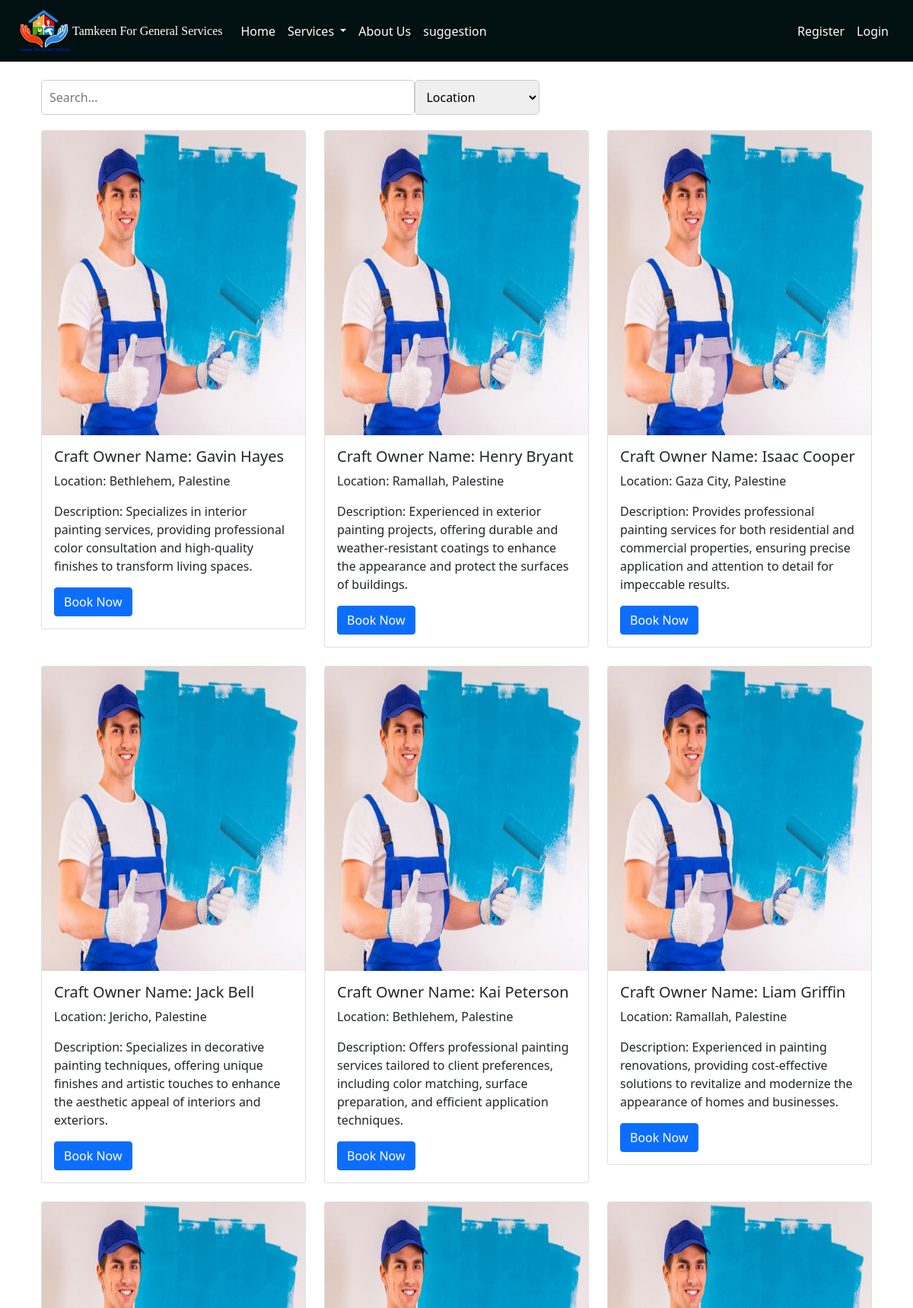
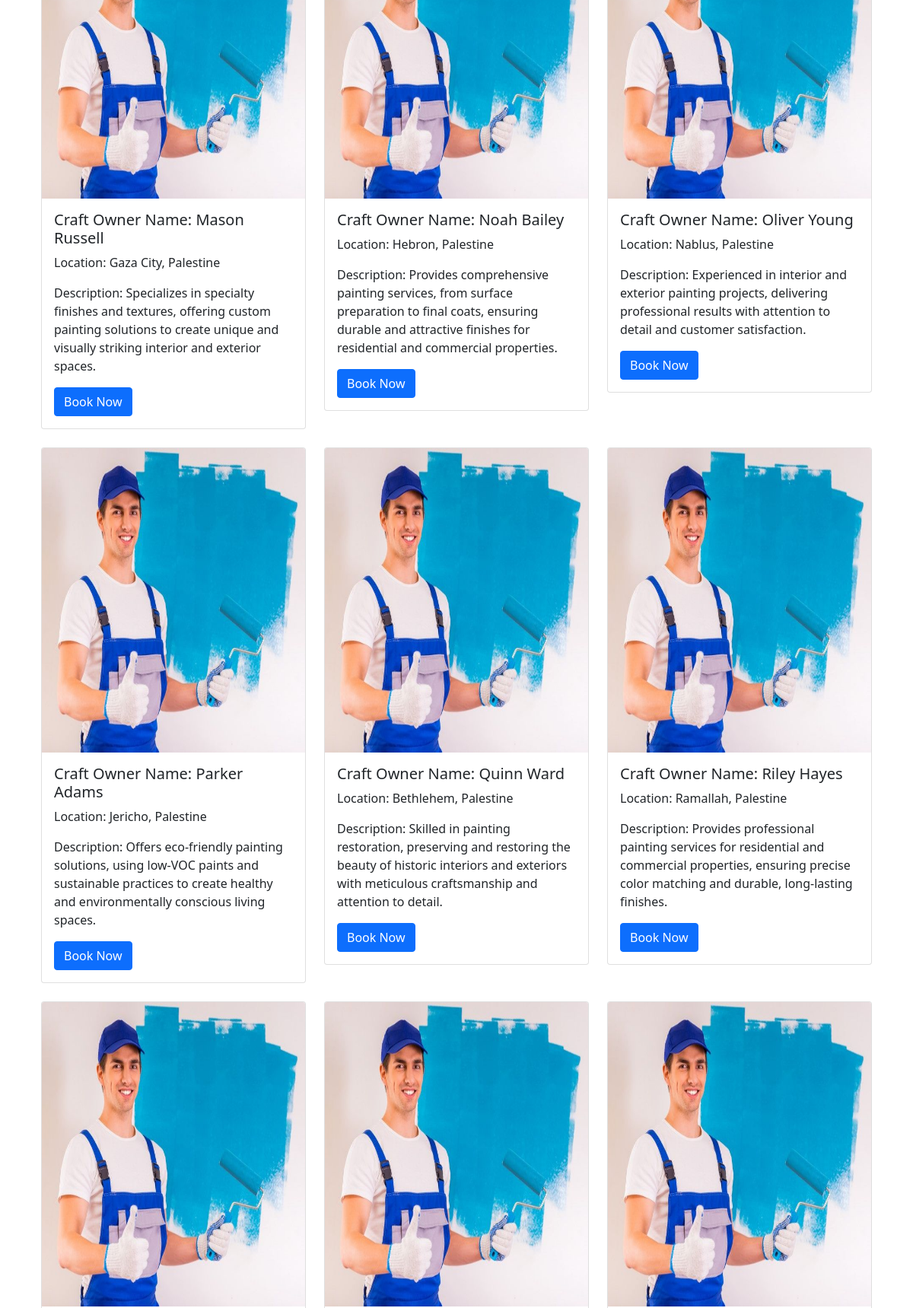
/Painting (upper part), run on the app's committed database (2 pictures, top to bottom).
### pythonic/models.py (models this page shows, shortened)
class User(db.Model, UserMixin):
    id = db.Column(db.Integer, primary_key=True)
    username = db.Column(db.String(25), unique=True, nullable=False)
    email = db.Column(db.String(125), unique=True, nullable=False)
    image_file = db.Column(db.String(20), nullable=False, default="prf.jpg")
    password = db.Column(db.String(60), nullable=False)
    address = db.Column(db.String(25), nullable=False)
    contactNumber = db.Column(db.String(10), nullable=False)  # Assuming mobile number is 10 digits long
    user_type = db.Column(db.String(20), nullable=False)
    service_type = db.Column(db.String(20), nullable=True)  # Set nullable to True
    description = db.Column(db.Text, nullable=True)  # Set nullable to True
    service_id = db.Column(db.Integer, db.ForeignKey("service.id"), nullable=True)
    availability = db.relationship('Availability', uselist=False, backref='owner', lazy=True)  # One-to-one relationship
    works=db.relationship("Work", backref="maker", lazy=True)

### pythonic/routes.py (the view)
@app.route('/Painting')
def Painting():
    Painting_users = get_Painting_users_from_database()
    return render_template('Painting.html', Painting_users=Painting_users)

### instance/helper.py (called while the page is built)
def get_Painting_users_from_database():
    Painting_users = User.query.filter_by(service_type='Painting').all()
    return Painting_users

### pythonic/templates/Painting.html (shortened to what this page needs)
<!DOCTYPE html>
<html lang="en">
<head>
  <link href="{{ url_for('static', filename='css/bootstrap.min.css') }}" rel="stylesheet">
</head>
<body>
  {% extends "layout.html" %}
  {% block content %}
  <br>
  <div class="container">
    <div class="search-container">
      <input type="text" id="searchInput" placeholder="Search...">
      <select id="filterSelect">
        <option value="location">Location</option>
      </select>
    </div>
    <div class="row row-cols-1 row-cols-md-3 g-4" id="cardContainer">
      {% for user in Painting_users %}
      <div class="col">
        <div class="card solution_card" data-location="{{ user.address }}" data-craftowner="{{ user.username }}">
          <img src="{{ url_for('static', filename=user.image_file) }}" style="height: 400px;" class="card-img-top" alt="plumbing image">
          <div class="card-body">
            <h5 class="card-title">Craft Owner Name: {{ user.username }}</h5>
            <p class="card-text">Location: {{ user.address }}</p>
            <p class="card-text">Description: {{ user.description }}</p>
            <a href="{{ url_for('booking') }}" class="btn btn-primary">Book Now</a>
          </div>
        </div>
      </div>
      {% endfor %}
    </div>
  </div>
  <br>
  {% endblock %}

### pythonic/static/main.css (style rules this page uses)
.container { object-fit:fill; margin: auto; }

### pythonic/templates/Painting.html (style rules this page uses)
.card { transition: transform 0.3s, box-shadow 0.3s; }
.search-container { display: flex; align-items: center; margin-bottom: 20px; }
#searchInput { width: 45%; padding: 10px; border: 1px solid #ccc; border-radius: 5px; font-size: 16px; }
#filterSelect { width: 15%; padding: 10px; border: 1px solid #ccc; border-radius: 5px; font-size: 16px; }

### data on the page
User: image_file (picture), username "Gavin Hayes", address "Bethlehem, Palestine", description "Specializes in interior painting services, providing professional color consultation and high-quality finishes to transform living spaces."
User: image_file (picture), username "Henry Bryant", address "Ramallah, Palestine", description "Experienced in exterior painting projects, offering durable and weather-resistant coatings to enhance the appearance and protect the surfaces of buildings."
User: image_file (picture), username "Isaac Cooper", address "Gaza City, Palestine", description "Provides professional painting services for both residential and commercial properties, ensuring precise application and attention to detail for impeccable results."
User: image_file (picture), username "Jack Bell", address "Jericho, Palestine", description "Specializes in decorative painting techniques, offering unique finishes and artistic touches to enhance the aesthetic appeal of interiors and exteriors."
User: image_file (picture), username "Kai Peterson", address "Bethlehem, Palestine", description "Offers professional painting services tailored to client preferences, including color matching, surface preparation, and efficient application techniques."
User: image_file (picture), username "Liam Griffin", address "Ramallah, Palestine", description "Experienced in painting renovations, providing cost-effective solutions to revitalize and modernize the appearance of homes and businesses."
User: image_file (picture), username "Mason Russell", address "Gaza City, Palestine", description "Specializes in specialty finishes and textures, offering custom painting solutions to create unique and visually striking interior and exterior spaces."
User: image_file (picture), username "Noah Bailey", address "Hebron, Palestine", description "Provides comprehensive painting services, from surface preparation to final coats, ensuring durable and attractive finishes for residential and commercial properties."
User: image_file (picture), username "Oliver Young", address "Nablus, Palestine", description "Experienced in interior and exterior painting projects, delivering professional results with attention to detail and customer satisfaction."
User: image_file (picture), username "Parker Adams", address "Jericho, Palestine", description "Offers eco-friendly painting solutions, using low-VOC paints and sustainable practices to create healthy and environmentally conscious living spaces."
User: image_file (picture), username "Quinn Ward", address "Bethlehem, Palestine", description "Skilled in painting restoration, preserving and restoring the beauty of historic interiors and exteriors with meticulous craftsmanship and attention to detail."
User: image_file (picture), username "Riley Hayes", address "Ramallah, Palestine", description "Provides professional painting services for residential and commercial properties, ensuring precise color matching and durable, long-lasting finishes."
User: image_file (picture)
User: image_file (picture)
User: image_file (picture)
